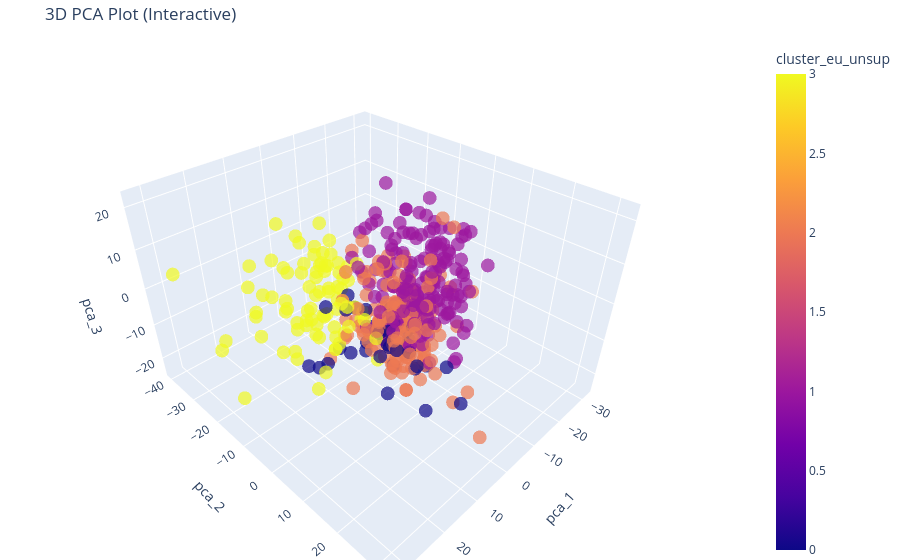

Notebook source saved alongside this figure:
### Code cell
import plotly.express as px

fig = px.scatter_3d(
    df_analysis, 
    x='pca_1', y='pca_2', 
    z='pca_3',
    color='cluster_eu_unsup',
    title='3D PCA Plot (Interactive)',
    opacity=0.7,
    size_max=5
)

# Update layout for a cleaner look
fig.update_layout(margin=dict(l=0, r=0, b=0, t=40))
fig.show()

### Figure 1 — Plotly figure (JSON) as saved in the notebook; plotly's stock layout.template omitted (floating-point values rounded to 4 significant figures; data arrays with more than 128 entries replaced by an {"elided": "..."} marker saying what was removed)
{"data": [{"hovertemplate": "pca_1=%{x}<br>pca_2=%{y}<br>pca_3=%{z}<br>cluster_eu_unsup=%{marker.color}<extra></extra>", "legendgroup": "", "marker": {"color": {"elided": "448 int values"}, "coloraxis": "coloraxis", "opacity": 0.7, "symbol": "circle"}, "mode": "markers", "name": "", "scene": "scene", "showlegend": false, "type": "scatter3d", "x": {"elided": "448 float values"}, "y": {"elided": "448 float values"}, "z": {"elided": "448 float values"}}], "layout": {"coloraxis": {"colorbar": {"title": {"text": "cluster_eu_unsup"}}, "colorscale": [[0, "#0d0887"], [0.1111, "#46039f"], [0.2222, "#7201a8"], [0.3333, "#9c179e"], [0.4444, "#bd3786"], [0.5556, "#d8576b"], [0.6667, "#ed7953"], [0.7778, "#fb9f3a"], [0.8889, "#fdca26"], [1, "#f0f921"]]}, "legend": {"tracegroupgap": 0}, "margin": {"b": 0, "l": 0, "r": 0, "t": 40}, "scene": {"domain": {"x": [0, 1], "y": [0, 1]}, "xaxis": {"title": {"text": "pca_1"}}, "yaxis": {"title": {"text": "pca_2"}}, "zaxis": {"title": {"text": "pca_3"}}}, "title": {"text": "3D PCA Plot (Interactive)"}}}
